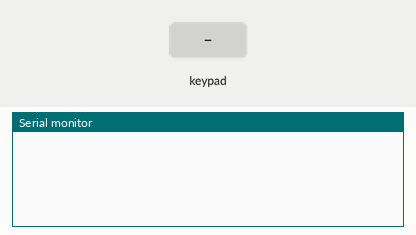
A sketch run on a simulated Arduino Uno, built with avr-gcc and run on an emulated ATmega328P. Parts: the last lines printed to the serial monitor. The test bench sets the inputs (shaded band).

Above: at 1.2 s.
1.3 s: key '1' pressed
At 1.9 s:
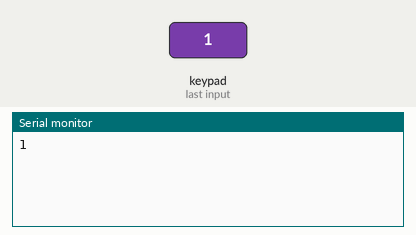
2.8 s: keypad keys 5 7 3 # pressed 0.4 s apart
At 5.2 s:
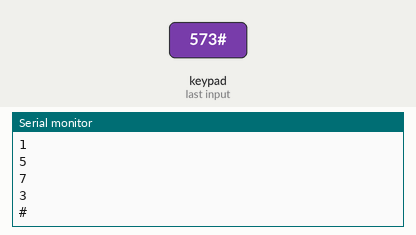
5.9 s: key '*' pressed
At 6.8 s:
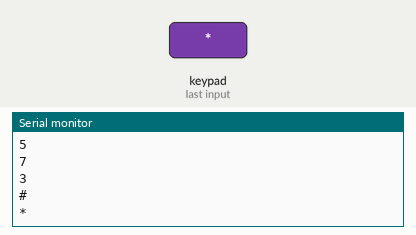
7.4 s: keypad keys 1 3 9 pressed 0.4 s apart
At 9.5 s:
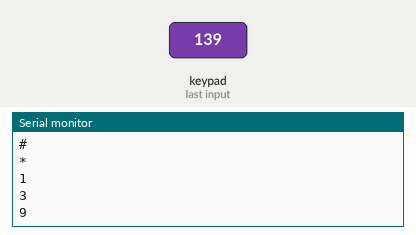
Timing chart, 0 to 11.0 s (numbered marks = the images above; inputs shaded):
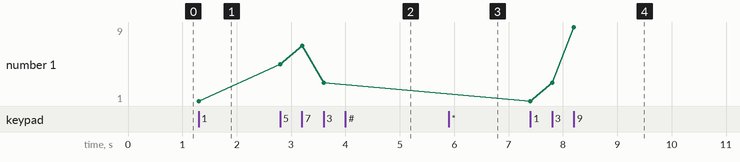

Measured:
- after the input at 1.3 s, the serial monitor: prints a new line at once (image 1)
- after the input at 2.8 s, the serial monitor: prints a new line at once (image 2)
- after the input at 5.9 s, the serial monitor: prints a new line at once (image 3)
- after the input at 7.4 s, the serial monitor: prints a new line at once (image 4)
- plotted number 1: 1 → 3 after the input at 2.8 s, 3 → 9 after the input at 7.4 s

The sketch:

testeteclado.ino
```cpp
#include <Keypad.h>

const byte ROWS = 4; // Número de linhas
const byte COLS = 3; // Número de colunas
char keys[ROWS][COLS] = {
  {'1', '2', '3'},
  {'4', '5', '6'},
  {'7', '8', '9'},
  {'*', '0', '#'}
};
byte pinRows[ROWS] = {6, A5, 2, 4}; // Pinos das linhas
byte pinCols[COLS] = {5, 7, 3}; // Pinos das colunas

Keypad keypad = Keypad(makeKeymap(keys), pinRows, pinCols, ROWS, COLS);

void setup() {
  Serial.begin(9600);
}

void loop() {
  char key = keypad.getKey();

  if (key) {
    Serial.println(key);
  }
}
```
